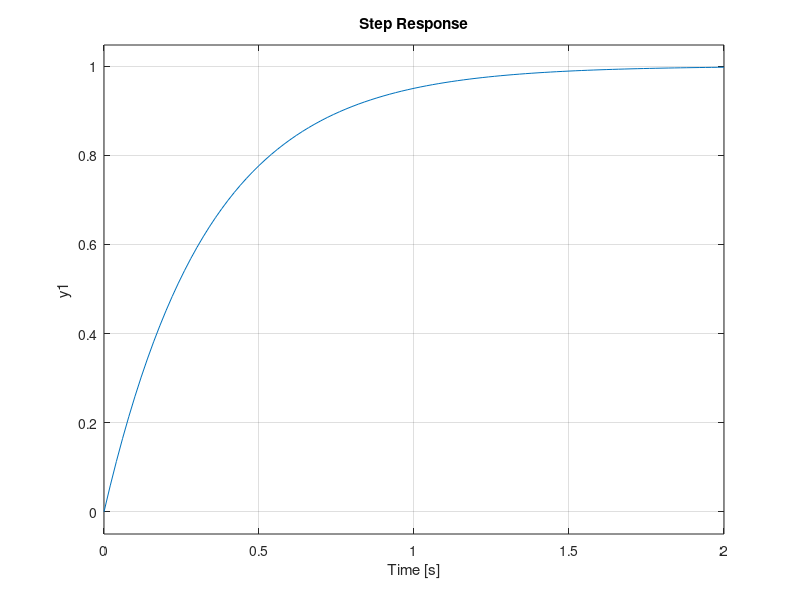
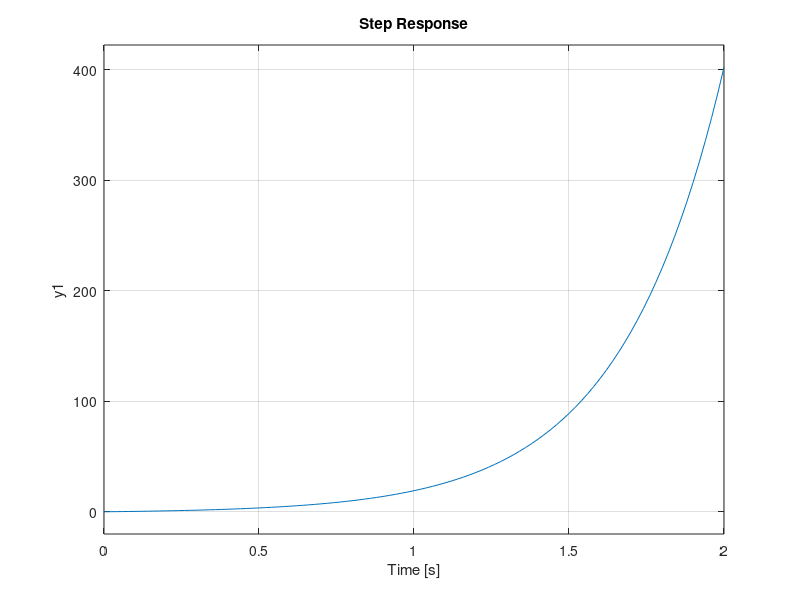
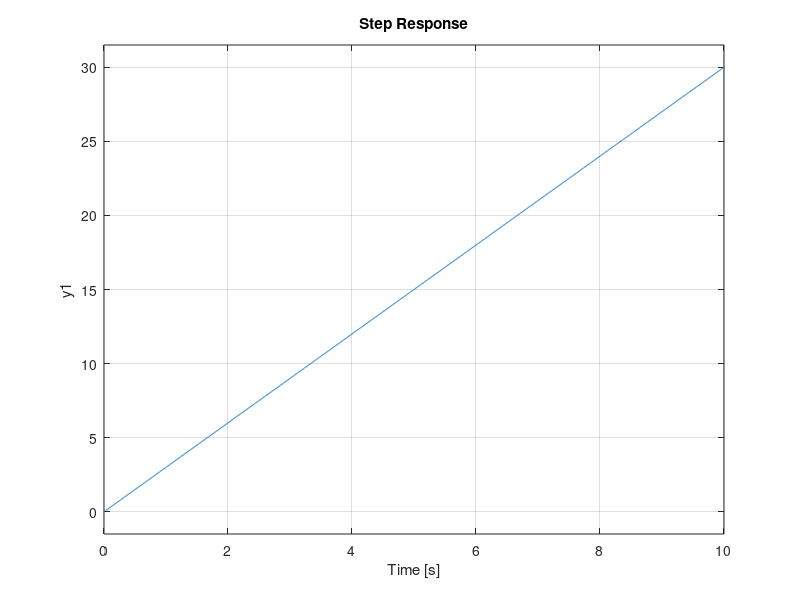
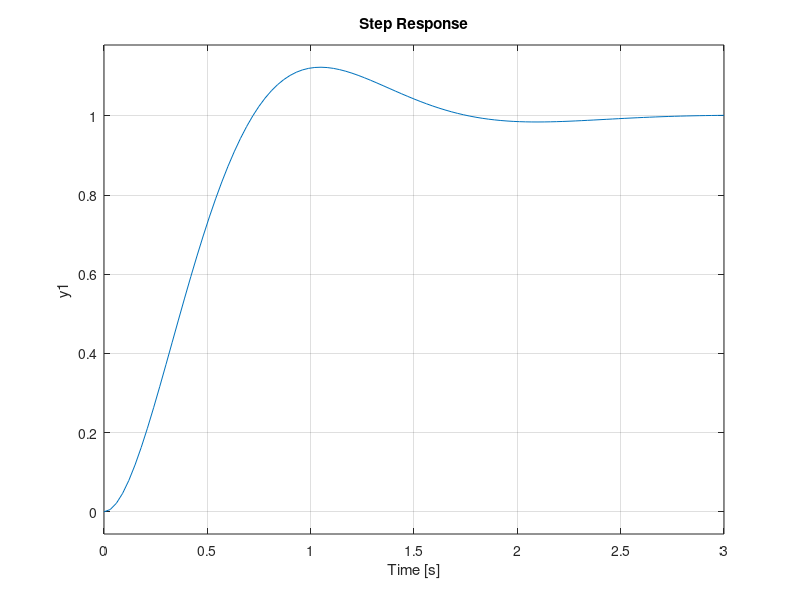

These figures' MATLAB source, in order:
%%%Second Order Examples
clear
clc
close all

%%%First Order stable system
G = zpk([],[-3],[3])
step(G)

%%%UNstable first order system
figure()
G = zpk([],[3],[3])
step(G)

%%%Marginally stable system
figure()
G = zpk([],[0],[3])
step(G)

%%%Underdamped Second Order Stable System
figure()
G = zpk([],[-2-3i,-2+3i],[13])
step(G)

%%%Underdamped Second Order UnStable System
figure()
G = zpk([],[2-3i,2+3i],[-13])
step(G)

%%%Marginally Stable Oscillatory Second Order System
%%%Underdamped Second Order Stable System
figure()
G = zpk([],[-3i,3i],[13])
step(G)

%%%Marginally Stable Second Order System
%%%Underdamped Second Order Stable System
figure()
G = zpk([],[0,0],[13])
step(G)
